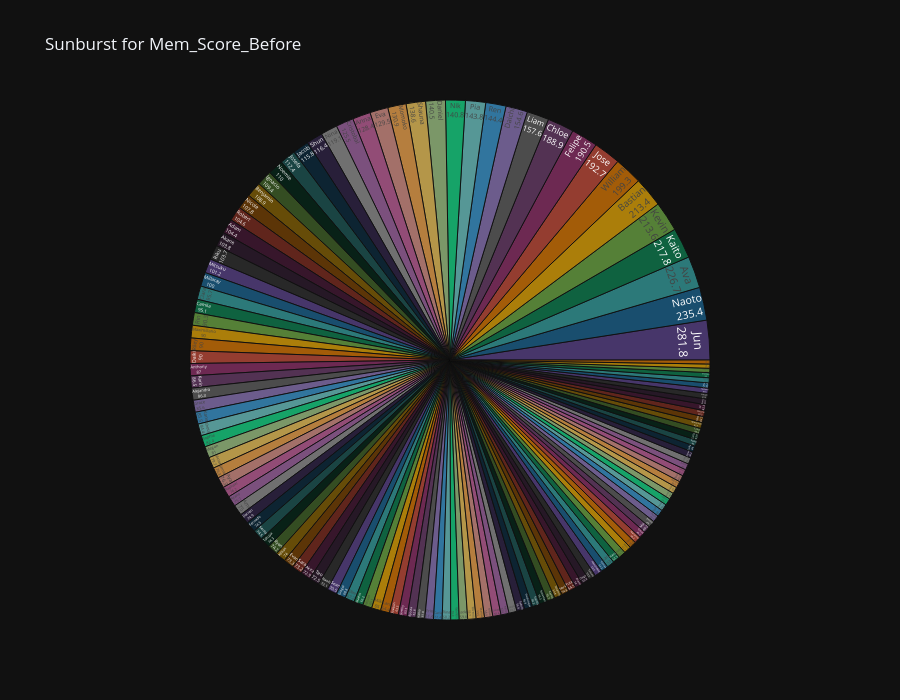

Notebook source saved alongside this figure:
### Markdown cell above
The plots reveal a clear age-related trend in memory performance. Younger participants (around 25–40 years old) show the highest memory scores before the experiment, while scores gradually decline for middle-aged and older individuals, especially beyond age 50. After the treatment week, the overall memory scores drop across all age groups, but the decline is more dramatic for older participants, suggesting that aging adults may be more sensitive to the effects of anti-anxiety drugs on memory recall. In contrast, younger individuals retain comparatively higher recall ability even after treatment, indicating stronger cognitive resilience.

### Code cell
fig = px.sunburst(cleaned_data.sort_values(by='age', ascending=False).reset_index(drop=True), 
                 path=["first_name"], values="Mem_Score_Before", height=700,
                 title='Sunburst for Mem_Score_Before ',
                 color_discrete_sequence = px.colors.qualitative.Prism)
fig.data[0].textinfo = 'label+text+value'
fig.show()

### Figure 1 — Plotly figure (JSON) as saved in the notebook; plotly's stock layout.template omitted (floating-point values rounded to 4 significant figures; data arrays with more than 128 entries replaced by an {"elided": "..."} marker saying what was removed)
{"data": [{"branchvalues": "total", "domain": {"x": [0.0, 1.0], "y": [0.0, 1.0]}, "hovertemplate": "labels=%{label}<br>Mem_Score_Before=%{value}<br>parent=%{parent}<br>id=%{id}<extra></extra>", "ids": {"elided": "139 str values"}, "labels": {"elided": "139 str values"}, "name": "", "parents": {"elided": "139 str values"}, "textinfo": "label+text+value", "type": "sunburst", "values": {"elided": "139 float values"}}], "layout": {"height": 700, "legend": {"tracegroupgap": 0}, "sunburstcolorway": ["rgb(95, 70, 144)", "rgb(29, 105, 150)", "rgb(56, 166, 165)", "rgb(15, 133, 84)", "rgb(115, 175, 72)", "rgb(237, 173, 8)", "rgb(225, 124, 5)", "rgb(204, 80, 62)", "rgb(148, 52, 110)", "rgb(111, 64, 112)", "rgb(102, 102, 102)"], "title": {"text": "Sunburst for Mem_Score_Before "}}}
